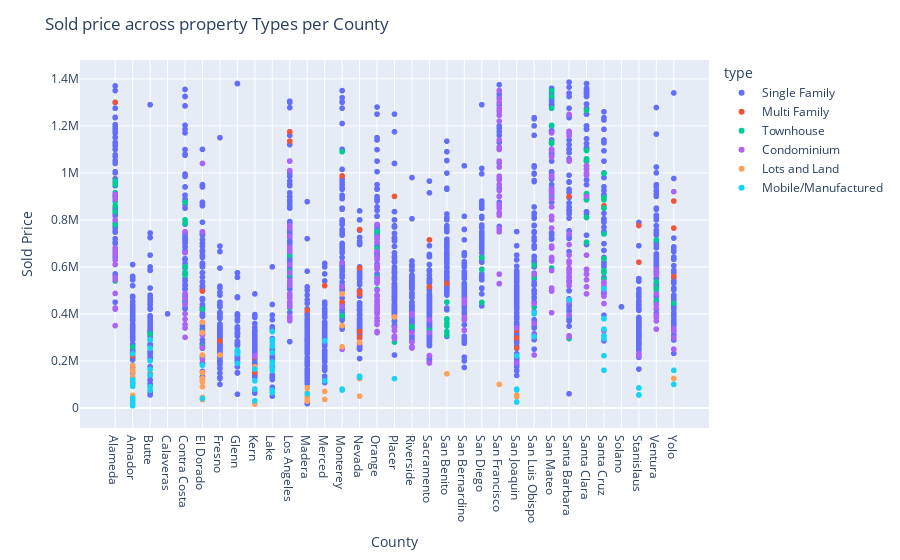

Notebook code cell kept with this figure:
### Code cell
import plotly.express as px
df = px.data.gapminder()
fig = px.scatter(df_final_sold, x="county", y="sold_price", color="type")
fig.update_layout(
    title={'text':"Sold price across property Types per County"},
    xaxis_title = "County",
    yaxis_title  ="Sold Price"
    )
fig.show()

### Figure 1 — Plotly figure (JSON) as saved in the notebook; plotly's stock layout.template omitted (floating-point values rounded to 4 significant figures; data arrays with more than 128 entries replaced by an {"elided": "..."} marker saying what was removed)
{"data": [{"hoverlabel": {"namelength": 0}, "hovertemplate": "type=Single Family<br>county=%{x}<br>sold_price=%{y}", "legendgroup": "Single Family", "marker": {"color": "#636efa", "symbol": "circle"}, "mode": "markers", "name": "Single Family", "showlegend": true, "type": "scattergl", "x": {"elided": "2069 str values"}, "xaxis": "x", "y": {"elided": "2069 int values"}, "yaxis": "y"}, {"hoverlabel": {"namelength": 0}, "hovertemplate": "type=Multi Family<br>county=%{x}<br>sold_price=%{y}", "legendgroup": "Multi Family", "marker": {"color": "#EF553B", "symbol": "circle"}, "mode": "markers", "name": "Multi Family", "showlegend": true, "type": "scattergl", "x": ["Alameda", "Amador", "Butte", "El Dorado", "Fresno", "Kern", "Kern", "Kern", "Los Angeles", "Los Angeles", "Los Angeles", "Madera", "Merced", "Monterey", "Monterey", "Nevada", "Nevada", "Nevada", "Nevada", "Nevada", "Nevada", "Nevada", "Placer", "Sacramento", "Sacramento", "San Benito", "San Joaquin", "San Joaquin", "San Joaquin", "Santa Barbara", "Santa Cruz", "Stanislaus", "Stanislaus", "Yolo", "Yolo", "Yolo", "Yolo"], "xaxis": "x", "y": [1300000, 222500, 145000, 497000, 285000, 216400, 152500, 151000, 1135000, 1050000, 1175000, 415000, 520000, 987000, 450000, 759000, 595000, 595000, 495000, 485000, 325000, 300000, 900000, 515000, 715000, 530000, 330000, 297000, 255000, 900000, 860000, 620000, 776000, 765000, 880000, 559000, 445000], "yaxis": "y"}, {"hoverlabel": {"namelength": 0}, "hovertemplate": "type=Townhouse<br>county=%{x}<br>sold_price=%{y}", "legendgroup": "Townhouse", "marker": {"color": "#00cc96", "symbol": "circle"}, "mode": "markers", "name": "Townhouse", "showlegend": true, "type": "scattergl", "x": ["Alameda", "Alameda", "Alameda", "Alameda", "Alameda", "Alameda", "Alameda", "Alameda", "Alameda", "Alameda", "Alameda", "Alameda", "Amador", "Butte", "Contra Costa", "Contra Costa", "Contra Costa", "Contra Costa", "Contra Costa", "Contra Costa", "Contra Costa", "Contra Costa", "Contra Costa", "El Dorado", "El Dorado", "El Dorado", "El Dorado", "Los Angeles", "Los Angeles", "Los Angeles", "Los Angeles", "Los Angeles", "Los Angeles", "Los Angeles", "Los Angeles", "Los Angeles", "Los Angeles", "Los Angeles", "Monterey", "Monterey", "Orange", "Orange", "Orange", "Orange", "Orange", "Orange", "Orange", "Orange", "Orange", "Placer", "Riverside", "Sacramento", "San Benito", "San Benito", "San Benito", "San Benito", "San Benito", "San Benito", "San Benito", "San Diego", "San Diego", "San Diego", "San Diego", "San Francisco", "San Luis Obispo", "San Luis Obispo", "San Luis Obispo", "San Mateo", "San Mateo", "San Mateo", "San Mateo", "San Mateo", "San Mateo", "San Mateo", "San Mateo", "San Mateo", "Santa Barbara", "Santa Barbara", "Santa Barbara", "Santa Clara", "Santa Clara", "Santa Clara", "Santa Clara", "Santa Clara", "Santa Clara", "Santa Clara", "Santa Clara", "Santa Clara", "Santa Cruz", "Santa Cruz", "Santa Cruz", "Santa Cruz", "Santa Cruz", "Santa Cruz", "Santa Cruz", "Santa Cruz", "Santa Cruz", "Santa Cruz", "Santa Cruz", "Santa Cruz", "Santa Cruz", "Ventura", "Ventura", "Ventura", "Ventura", "Ventura", "Yolo"], "xaxis": "x", "y": [860000, 916000, 964999, 950000, 878000, 835000, 800000, 798000, 780000, 630000, 610000, 540000, 259000, 315000, 875000, 800000, 785000, 577000, 565000, 600000, 485000, 462000, 399999, 322000, 420000, 262000, 218000, 650000, 529000, 580000, 580000, 568000, 525000, 529900, 470555, 470000, 432000, 425000, 1090000, 392000, 750000, 678000, 667250, 505000, 555000, 479999, 410000, 410000, 419000, 280000, 345000, 330000, 359000, 450000, 309900, 324800, 374800, 378500, 348000, 449000, 639000, 588000, 449000, 1025000, 606850, 555000, 430000, 1350000, 1325000, 1275000, 1202000, 1130000, 1125000, 900000, 629000, 595000, 295000, 392500, 299000, 1266000, 1050000, 1094999, 1060000, 1050000, 885000, 912000, 811000, 705000, 740000, 998000, 998000, 998000, 998000, 850000, 895000, 885000, 850000, 635000, 585000, 548000, 575000, 536000, 715000, 499900, 510000, 455000, 445000], "yaxis": "y"}, {"hoverlabel": {"namelength": 0}, "hovertemplate": "type=Condominium<br>county=%{x}<br>sold_price=%{y}", "legendgroup": "Condominium", "marker": {"color": "#ab63fa", "symbol": "circle"}, "mode": "markers", "name": "Condominium", "showlegend": true, "type": "scattergl", "x": {"elided": "263 str values"}, "xaxis": "x", "y": {"elided": "263 int values"}, "yaxis": "y"}, {"hoverlabel": {"namelength": 0}, "hovertemplate": "type=Lots and Land<br>county=%{x}<br>sold_price=%{y}", "legendgroup": "Lots and Land", "marker": {"color": "#FFA15A", "symbol": "circle"}, "mode": "markers", "name": "Lots and Land", "showlegend": true, "type": "scattergl", "x": ["Amador", "Amador", "Amador", "Amador", "Amador", "Amador", "Amador", "Amador", "Amador", "Amador", "Amador", "El Dorado", "El Dorado", "El Dorado", "El Dorado", "El Dorado", "El Dorado", "El Dorado", "El Dorado", "El Dorado", "El Dorado", "El Dorado", "El Dorado", "Fresno", "Kern", "Kern", "Kern", "Kern", "Madera", "Madera", "Madera", "Madera", "Madera", "Merced", "Merced", "Monterey", "Monterey", "Monterey", "Nevada", "Nevada", "Nevada", "Placer", "San Benito", "San Francisco", "San Joaquin", "San Joaquin", "Yolo"], "xaxis": "x", "y": [160000, 179000, 155000, 53500, 132000, 43000, 20000, 18000, 40000, 42500, 39000, 365000, 320000, 35000, 225000, 150000, 150000, 40000, 45000, 90000, 120000, 125000, 110000, 225000, 80000, 175000, 16500, 80000, 65000, 50000, 42000, 29000, 85000, 36000, 70000, 485000, 350000, 260000, 50000, 279000, 125000, 387000, 145000, 100000, 55000, 47500, 125000], "yaxis": "y"}, {"hoverlabel": {"namelength": 0}, "hovertemplate": "type=Mobile/Manufactured<br>county=%{x}<br>sold_price=%{y}", "legendgroup": "Mobile/Manufactured", "marker": {"color": "#19d3f3", "symbol": "circle"}, "mode": "markers", "name": "Mobile/Manufactured", "showlegend": true, "type": "scattergl", "x": ["Amador", "Amador", "Amador", "Amador", "Amador", "Amador", "Amador", "Amador", "Amador", "Amador", "Amador", "Butte", "Butte", "Butte", "Butte", "Butte", "Butte", "Butte", "Butte", "El Dorado", "El Dorado", "Glenn", "Glenn", "Glenn", "Glenn", "Kern", "Kern", "Kern", "Kern", "Lake", "Lake", "Lake", "Lake", "Lake", "Lake", "Lake", "Lake", "Lake", "Lake", "Lake", "Lake", "Lake", "Madera", "Merced", "Merced", "Monterey", "Monterey", "Nevada", "Nevada", "Placer", "San Joaquin", "San Joaquin", "San Joaquin", "San Joaquin", "San Luis Obispo", "San Luis Obispo", "San Luis Obispo", "Santa Barbara", "Santa Cruz", "Santa Cruz", "Santa Cruz", "Santa Cruz", "Santa Cruz", "Santa Cruz", "Santa Cruz", "Santa Cruz", "Stanislaus", "Stanislaus", "Stanislaus", "Stanislaus", "Stanislaus", "Yolo", "Yolo"], "xaxis": "x", "y": [230000, 120000, 116000, 115000, 115000, 97000, 92000, 15000, 30000, 42000, 8700, 290000, 254000, 200000, 163500, 140000, 90000, 89000, 75000, 181205, 40000, 245000, 245000, 189000, 230000, 165000, 115000, 30000, 80000, 325000, 289500, 280000, 235000, 260900, 265000, 165000, 195000, 194750, 185000, 158000, 65000, 75000, 60000, 285000, 115000, 80000, 76000, 130000, 135000, 124500, 221500, 77000, 80000, 25000, 405000, 400000, 303000, 459000, 508000, 160000, 379000, 335000, 306000, 295000, 222000, 380000, 55000, 55000, 55000, 84950, 85000, 159587, 100000], "yaxis": "y"}], "layout": {"legend": {"title": {"text": "type"}, "tracegroupgap": 0}, "margin": {"t": 60}, "title": {"text": "Sold price across property Types per County"}, "xaxis": {"anchor": "y", "domain": [0, 1], "title": {"text": "County"}}, "yaxis": {"anchor": "x", "domain": [0, 1], "title": {"text": "Sold Price"}}}}
